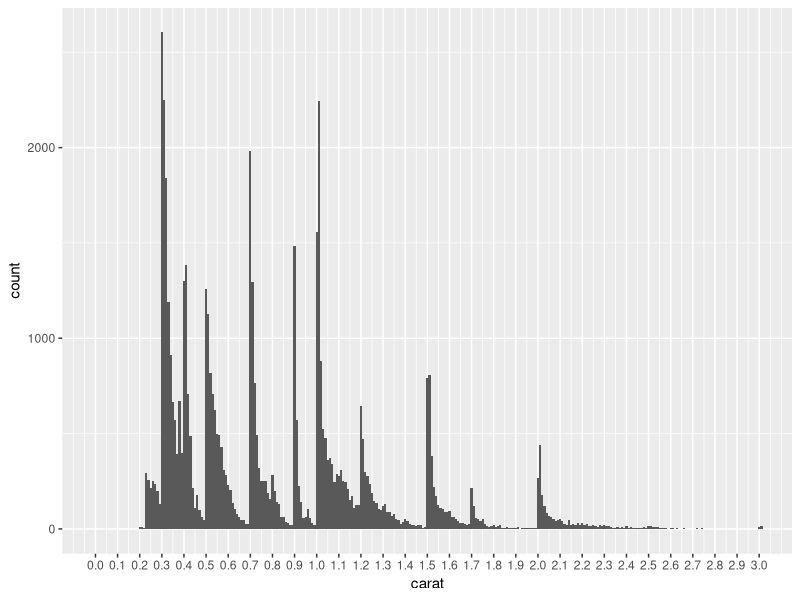
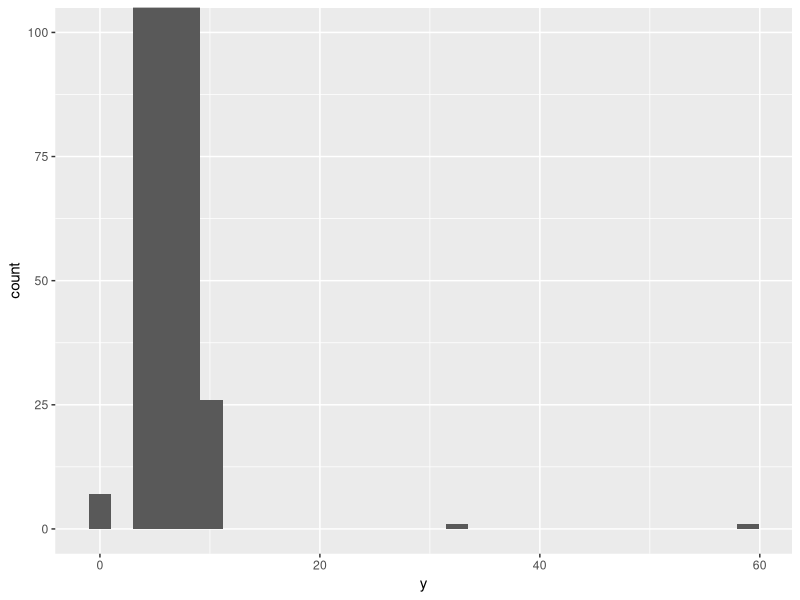
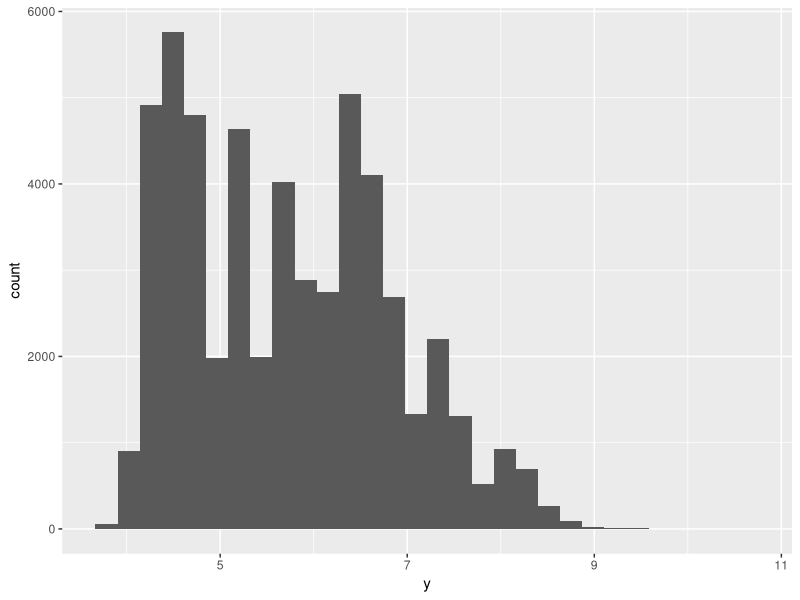
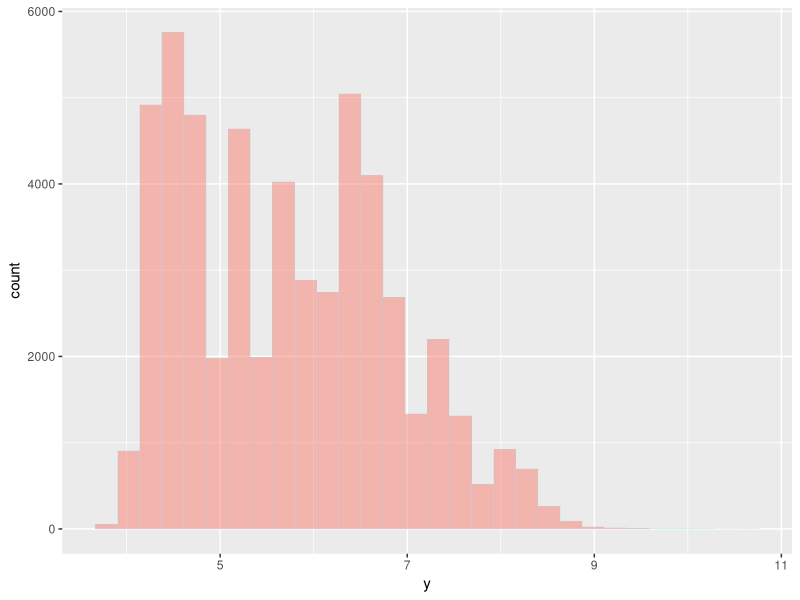
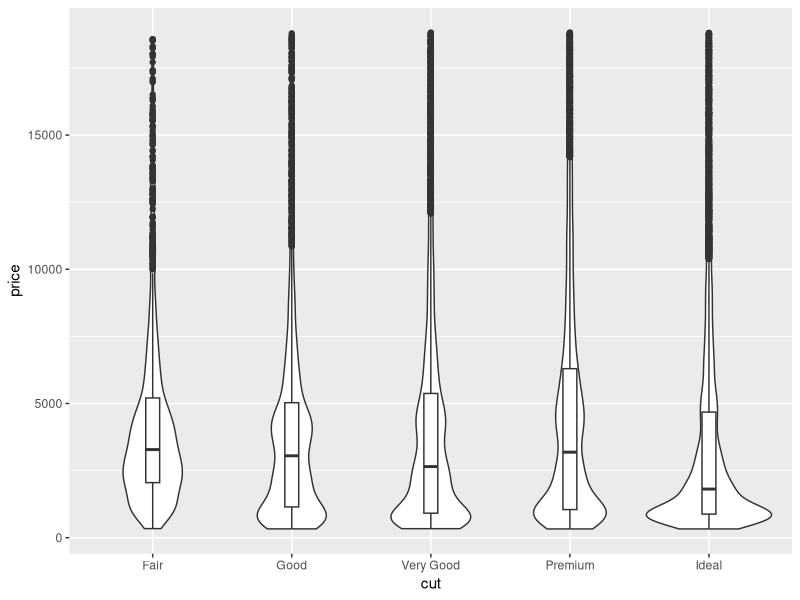
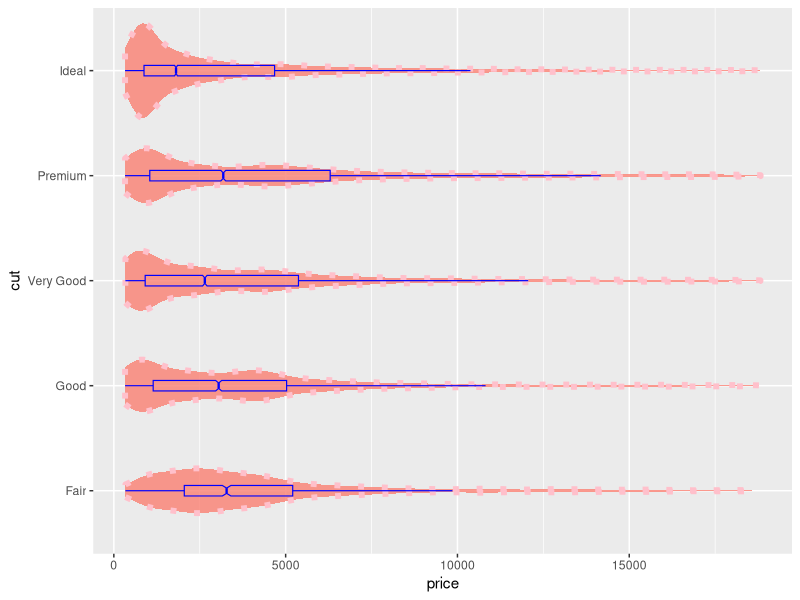
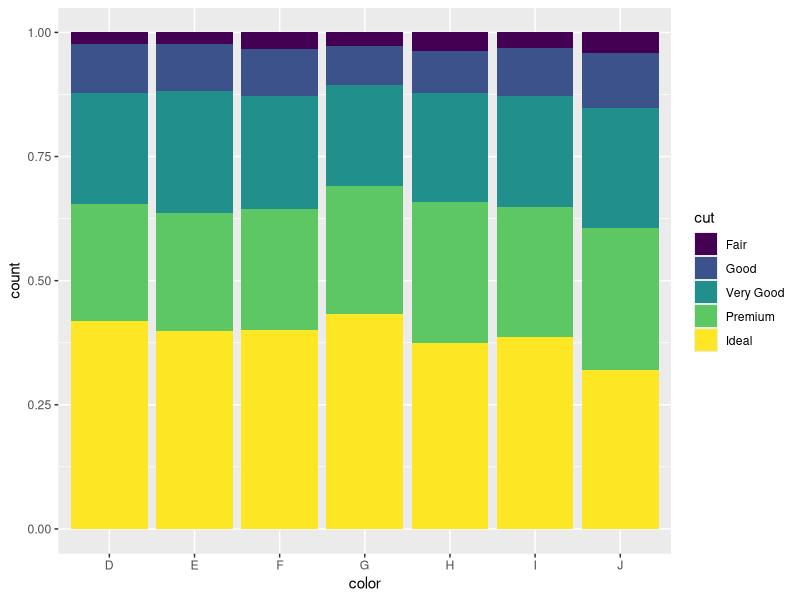
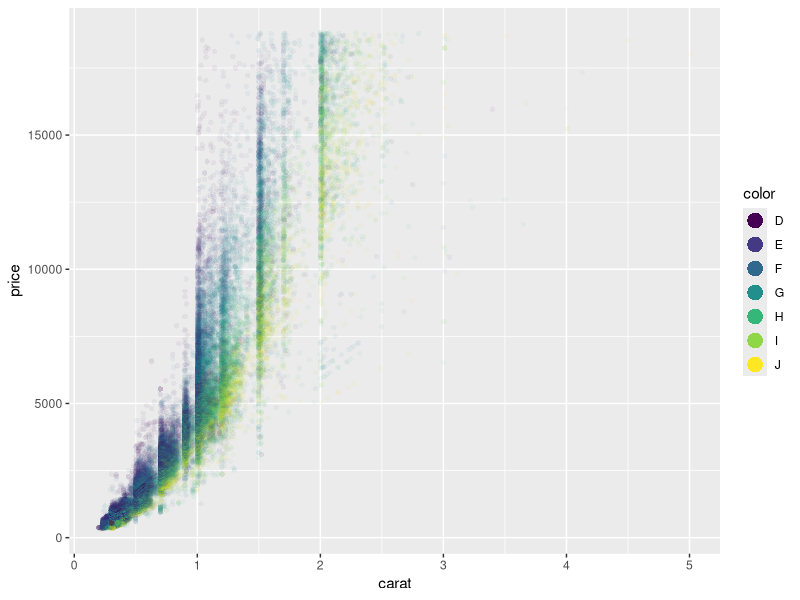

Write R code to recreate these figures, in order.

library(tidyverse)

diamonds
head(diamonds)
nrow(diamonds)

summary(diamonds)

diamonds |>
  ggplot(mapping = aes(x = carat)) +
  geom_histogram(binwidth = .01) +
  scale_x_continuous(breaks = seq(0, 3, by = .1)) +
  coord_cartesian(xlim = c(0, 3))

diamonds |>
  ggplot(mapping = aes(x = y)) +
  geom_histogram() +
  coord_cartesian(ylim = c(0, 100))

diamonds |>
  filter(y < 3 | y > 20) |>
  arrange(y)
mean(diamonds$y)


ifelse(diamonds$y < 3 | diamonds$y > 20, NA, diamonds$y)

diamonds_clean <- diamonds |>
  mutate(y = ifelse(y < 3 | y > 20, NA, y))

diamonds_clean |>
  ggplot(mapping = aes(x = y)) +
  geom_histogram() 

range(diamonds$y)
mean(diamonds_clean$y, na.rm = T)


diamonds_clean |>
  ggplot(mapping = aes(x = y)) +
  geom_histogram(color = "lightblue", linewidth = .1,
                 fill = "salmon", alpha = .5,
                 na.rm = T) 

diamonds |>
  select(cut, price)

diamonds |>
  ggplot(aes(x = cut, y = price)) +
  geom_violin() +
  geom_boxplot(width = .1)

diamonds |> pull(color) |> levels()  

fct_reorder(diamonds$color, diamonds$price, .desc = T)

diamonds |>
  ggplot(aes(x = cut, y = price)) +
  geom_violin(color = "pink", linewidth = 2, linetype = "dotted",
              fill = "salmon", alpha = .8) +
  geom_boxplot(width = .1, color = "blue", linewidth = .4,
               fill = NA, outliers = F, whisker.color = "white",
               notch = T) +
  coord_flip()


diamonds |>
  ggplot(aes(x = color, fill = cut)) +
  geom_bar(position = "fill")

diamonds |>
  ggplot(aes(x = carat, y = price, color = color)) +
  geom_point(alpha = .05, shape = 16) +
  guides(color = guide_legend(override.aes = list(alpha = 1, size = 5)))
















